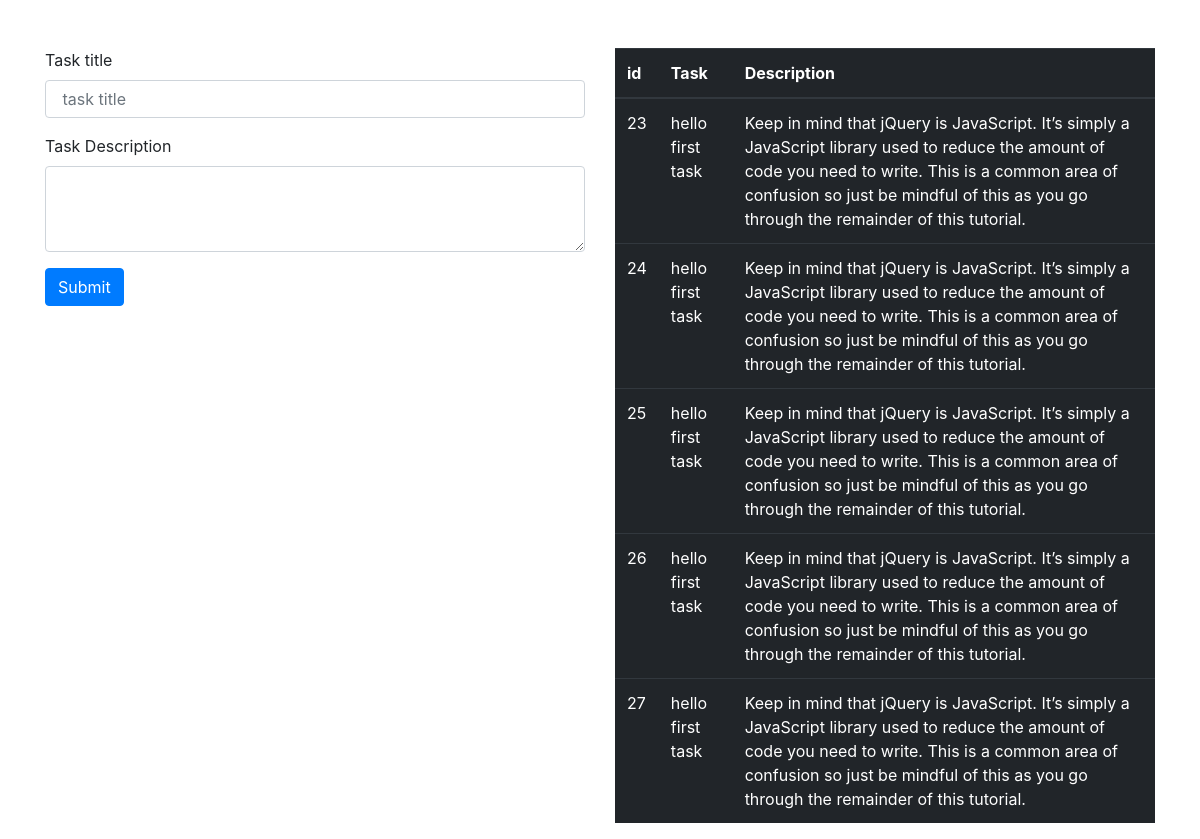
The page /create on the database as committed earlier.
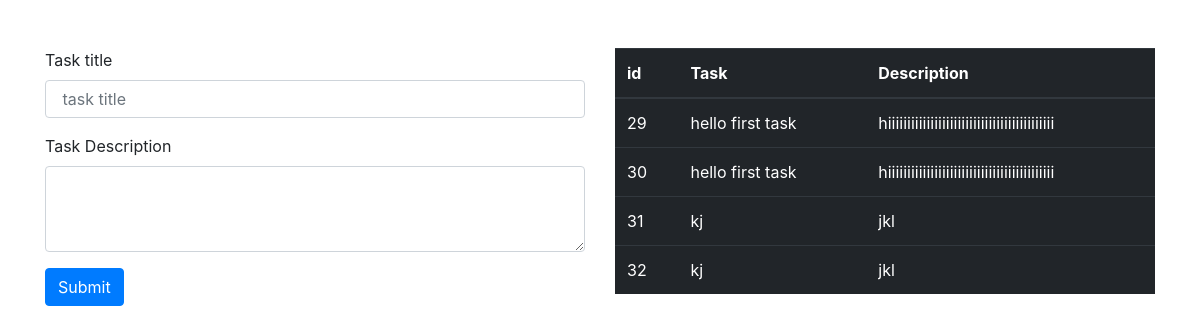
The same page on the database as committed later.
### ajaxapp/models.py (models this page shows, shortened)
class Task(models.Model):
    title=models.CharField(max_length=50)
    description=models.TextField(max_length=200)
    completed=models.BooleanField(default=False,blank=True)

### ajaxapp/views.py (the view, shortened to what this page needs)
# urls.py: path('create',views.PostFbView.as_view(),name='create'),
class PostFbView(View):
    def get(self, request):
        tasklist=Task.objects.all()
        return render(request,'index.html',{'task':tasklist})

### ajaxapp/templates/index.html (shortened to what this page needs)
<!doctype html> {%load static %}
<html lang="en">
<head>
  <link rel="stylesheet" href="https://maxcdn.bootstrapcdn.com/bootstrap/4.0.0/css/bootstrap.min.css"
>
</head>
<body>
  <div class="container mt-5  ">
    <div class="row">
      <div class="col-sm">
        <div id="post-form">
          <div class="form-group">
            <label for="exampleFormControlInput1">Task title</label>
            <input type="text" class="form-control" id="task_title" name="task_title" placeholder=" task title ">
          </div>
          <div class="form-group">
            <label for="exampleFormControlTextarea1">Task Description </label>
            <textarea class="form-control" id="task_des" name="task_des" rows="3"></textarea>
          </div>
          <button type="button" id="submit-post-btn" class="btn btn-primary">Submit</button>
        </div>
      </div>
      <div class="col-sm">
        <table class="table table-dark my_table">
          <thead>
            <tr>
              <th scope="col">id</th>
              <th scope="col">Task</th>
              <th scope="col">Description</th>
            </tr>
          </thead>
          <tbody>
            {% for task in task %}
            <tr>
              <td>{{task.id}}</td>
              <td>{{task.title}}</td>
              <td>{{task.description}}</td>
            </tr>
            {% endfor %}
          </tbody>
        </table>
      </div>
    </div>
  </div>
</body>
</html>

Rows that differ between the two databases and show on the page:
removed Task: id "23", title "hello first task", description "Keep in mind that jQuery is JavaScript. It’s simply a JavaScript library used to reduce the amount of code you need to write. This is a common area of confusion so just be mindful of this as you go through the remainder of this tutorial."
removed Task: id "24", title "hello first task", description "Keep in mind that jQuery is JavaScript. It’s simply a JavaScript library used to reduce the amount of code you need to write. This is a common area of confusion so just be mindful of this as you go through the remainder of this tutorial."
removed Task: id "25", title "hello first task", description "Keep in mind that jQuery is JavaScript. It’s simply a JavaScript library used to reduce the amount of code you need to write. This is a common area of confusion so just be mindful of this as you go through the remainder of this tutorial."
removed Task: id "26", title "hello first task", description "Keep in mind that jQuery is JavaScript. It’s simply a JavaScript library used to reduce the amount of code you need to write. This is a common area of confusion so just be mindful of this as you go through the remainder of this tutorial."
removed Task: id "27", title "hello first task", description "Keep in mind that jQuery is JavaScript. It’s simply a JavaScript library used to reduce the amount of code you need to write. This is a common area of confusion so just be mindful of this as you go through the remainder of this tutorial."
added Task: id "29", title "hello first task", description "hiiiiiiiiiiiiiiiiiiiiiiiiiiiiiiiiiiiiiiiiiii"
added Task: id "30", title "hello first task", description "hiiiiiiiiiiiiiiiiiiiiiiiiiiiiiiiiiiiiiiiiiii"
added Task: id "31", title "kj", description "jkl"
added Task: id "32", title "kj", description "jkl"
